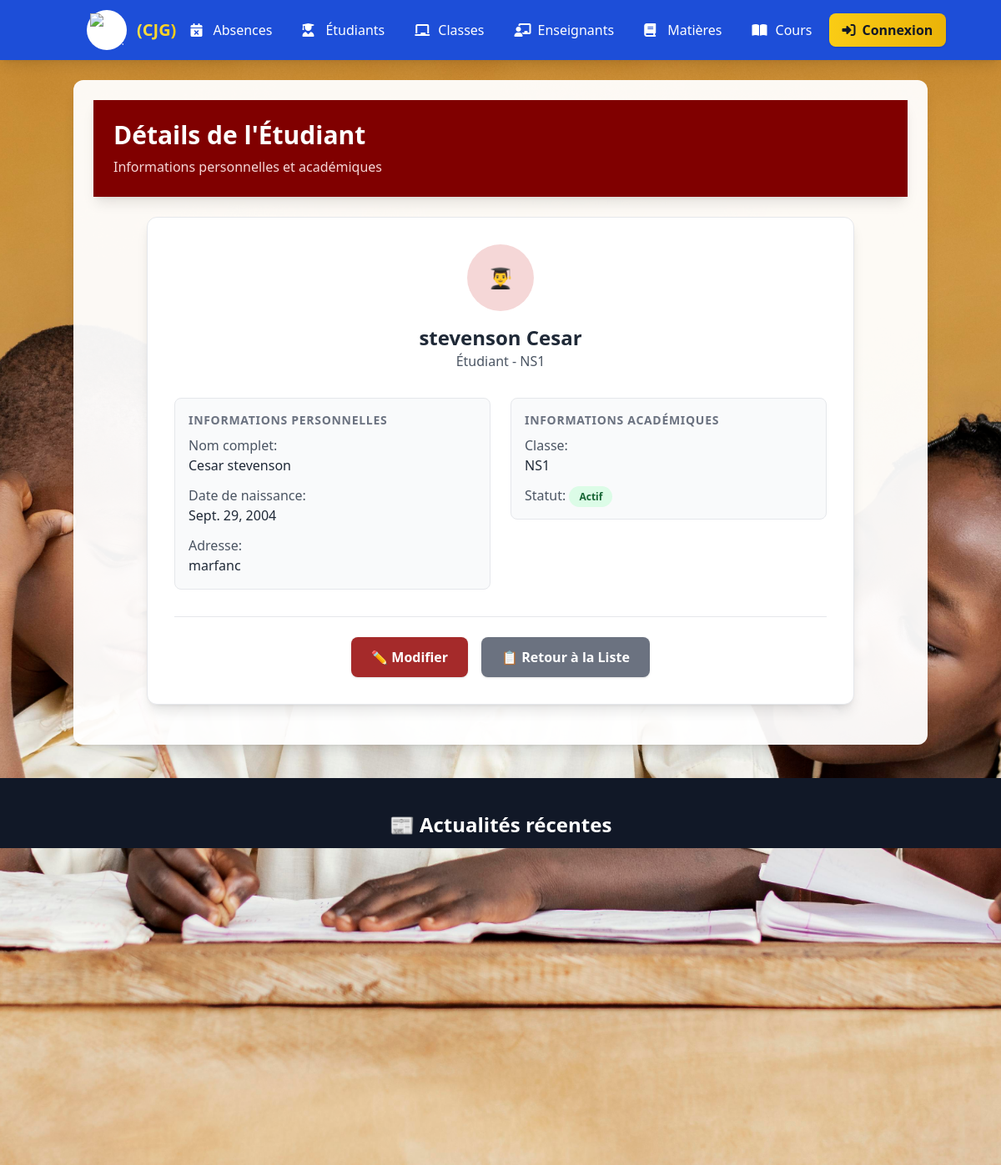
Page /etudiants/etudiant/2/ on the committed database.
### etudiants/models.py (models this page shows)
class Etudiant(models.Model):
    nom = models.CharField(max_length=100)
    prenom = models.CharField(max_length=100)
    date_naissance = models.DateField()
    adresse = models.TextField()
    classe = models.ForeignKey('classes.Classe', on_delete=models.CASCADE)

### classes/models.py (models this page shows)
class Classe(models.Model):
    nom = models.CharField(max_length=100)
    niveau = models.CharField(max_length=100)
    annee_scolaire = models.CharField(max_length=20)
    def __str__(self):
        return f"{self.nom}"

### etudiants/views.py (the view)
# urls.py: path('etudiant/<int:pk>/', views.etudiant_detail, name='etudiant_detail'),
def etudiant_detail(request, pk):
    etudiant = get_object_or_404(Etudiant, pk=pk)
    return render(request, 'etudiants/etudiant_detail.html', {'etudiant': etudiant})

### etudiants/templates/etudiants/etudiant_detail.html (shortened to what this page needs)
{% extends 'home.html' %}
{% block content %}
<!DOCTYPE html>
<html lang="fr">
<head>
    <script src="https://cdn.tailwindcss.com"></script>
</head>
<body class="bg-gray-50 font-sans antialiased">
    <div class="bg-maroon-800 text-white py-6 shadow-lg">
        <div class="container mx-auto px-6">
            <h1 class="text-3xl font-bold">Détails de l'Étudiant</h1>
            <p class="text-maroon-200 mt-2">Informations personnelles et académiques</p>
        </div>
    </div>
    <div class="container mx-auto p-6 max-w-4xl">
        <div class="bg-white rounded-xl shadow-lg border border-gray-200 p-8">
            <div class="mb-8 text-center">
                <div class="w-20 h-20 bg-maroon-100 rounded-full flex items-center justify-center mx-auto mb-4">
                    <span class="text-2xl text-maroon-600">👨‍🎓</span>
                </div>
                <h2 class="text-2xl font-bold text-gray-800">{{ etudiant.prenom }} {{ etudiant.nom }}</h2>
                <p class="text-gray-600">Étudiant - {{ etudiant.classe }}</p>
            </div>
            <div class="grid grid-cols-1 md:grid-cols-2 gap-6 mb-8">
                <div class="space-y-4">
                    <div class="bg-gray-50 rounded-lg p-4 border border-gray-200">
                        <h3 class="text-sm font-semibold text-gray-500 uppercase tracking-wider mb-2">Informations Personnelles</h3>
                        <div class="space-y-3">
                            <div>
                                <span class="text-gray-600 font-medium">Nom complet:</span>
                                <p class="text-gray-800">{{ etudiant.nom }} {{ etudiant.prenom }}</p>
                            </div>
                            <div>
                                <span class="text-gray-600 font-medium">Date de naissance:</span>
                                <p class="text-gray-800">{{ etudiant.date_naissance }}</p>
                            </div>
                            <div>
                                <span class="text-gray-600 font-medium">Adresse:</span>
                                <p class="text-gray-800">{{ etudiant.adresse }}</p>
                            </div>
                        </div>
                    </div>
                </div>
                <div class="space-y-4">
                    <div class="bg-gray-50 rounded-lg p-4 border border-gray-200">
                        <h3 class="text-sm font-semibold text-gray-500 uppercase tracking-wider mb-2">Informations Académiques</h3>
                        <div class="space-y-3">
                            <div>
                                <span class="text-gray-600 font-medium">Classe:</span>
                                <p class="text-gray-800">{{ etudiant.classe }}</p>
                            </div>
                            <div>
                                <span class="text-gray-600 font-medium">Statut:</span>
                                <span class="px-3 py-1 text-xs font-semibold bg-green-100 text-green-800 rounded-full">
                                    Actif
                                </span>
                            </div>
                        </div>
                    </div>
                </div>
            </div>
            <div class="flex flex-wrap gap-4 justify-center pt-6 border-t border-gray-200">
                <a href="{% url 'etudiant_update' pk=etudiant.pk %}" class="px-6 py-3 bg-maroon-600 text-white rounded-lg shadow hover:bg-maroon-700 transition duration-300 font-semibold">
                    ✏️ Modifier
                </a>
                <a href="{% url 'etudiant_list' %}" class="px-6 py-3 bg-gray-500 text-white rounded-lg shadow hover:bg-gray-600 transition duration-300 font-semibold">
                    📋 Retour à la Liste
                </a>
            </div>
        </div>
    </div>
</body>
</html>
{% endblock %}

### authentification/templates/base.html (style rules this page uses)
body { background-position: center; background-repeat: no-repeat; background-attachment: fixed; background-size: cover; transition: background-image 1s ease-in-out; }

### etudiants/templates/etudiants/etudiant_detail.html (style rules this page uses)
.bg-maroon-800 { background-color: #800000; }
.bg-maroon-600 { background-color: #A52A2A; }
.bg-maroon-100 { background-color: #F5D7D7; }
.text-maroon-200 { color: #F5D7D7; }
.text-maroon-600 { color: #A52A2A; }

### rows in the picture
Etudiant: prenom "stevenson", nom "Cesar", classe "NS1", date_naissance "Sept. 29, 2004", adresse "marfanc"
